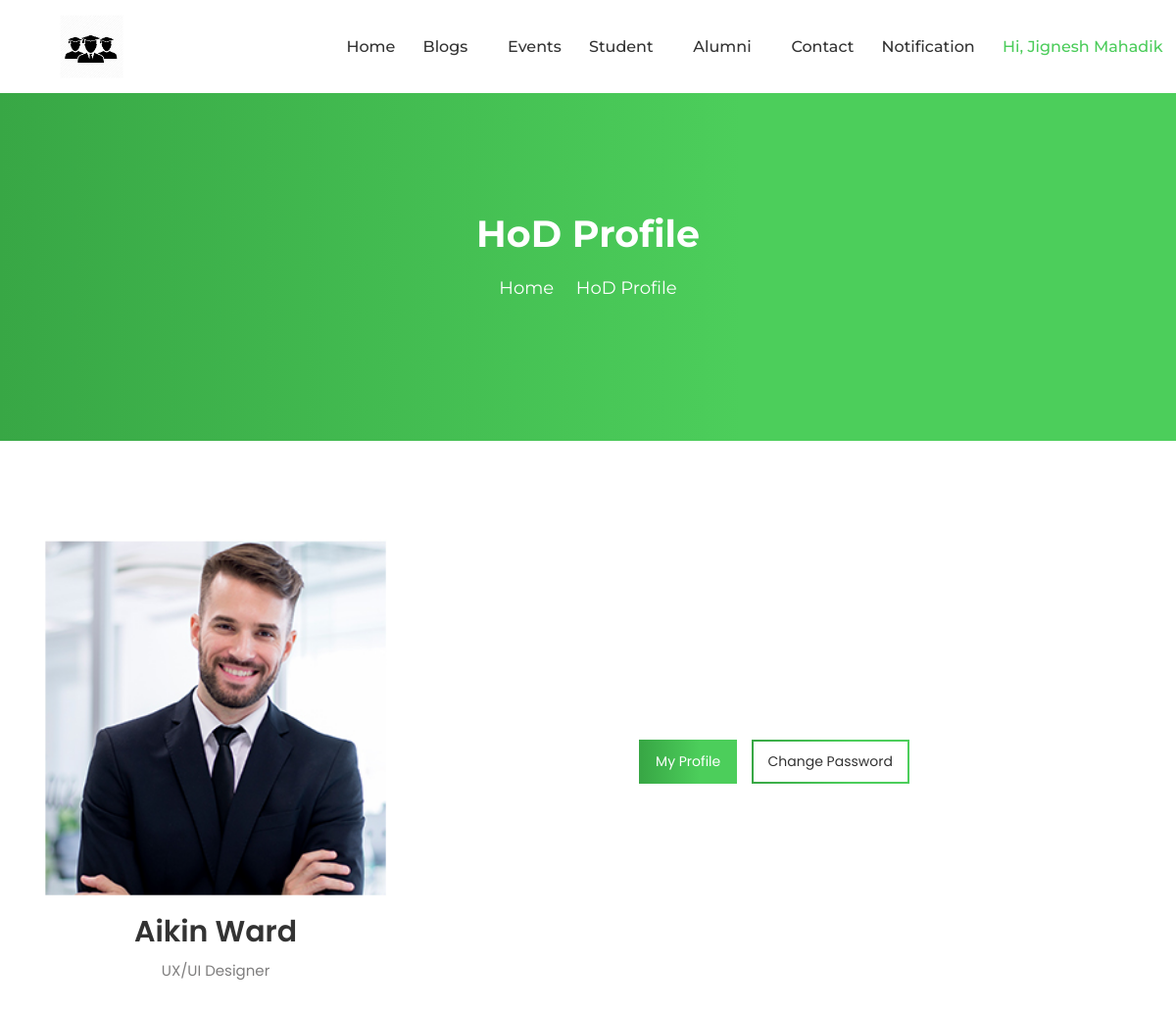
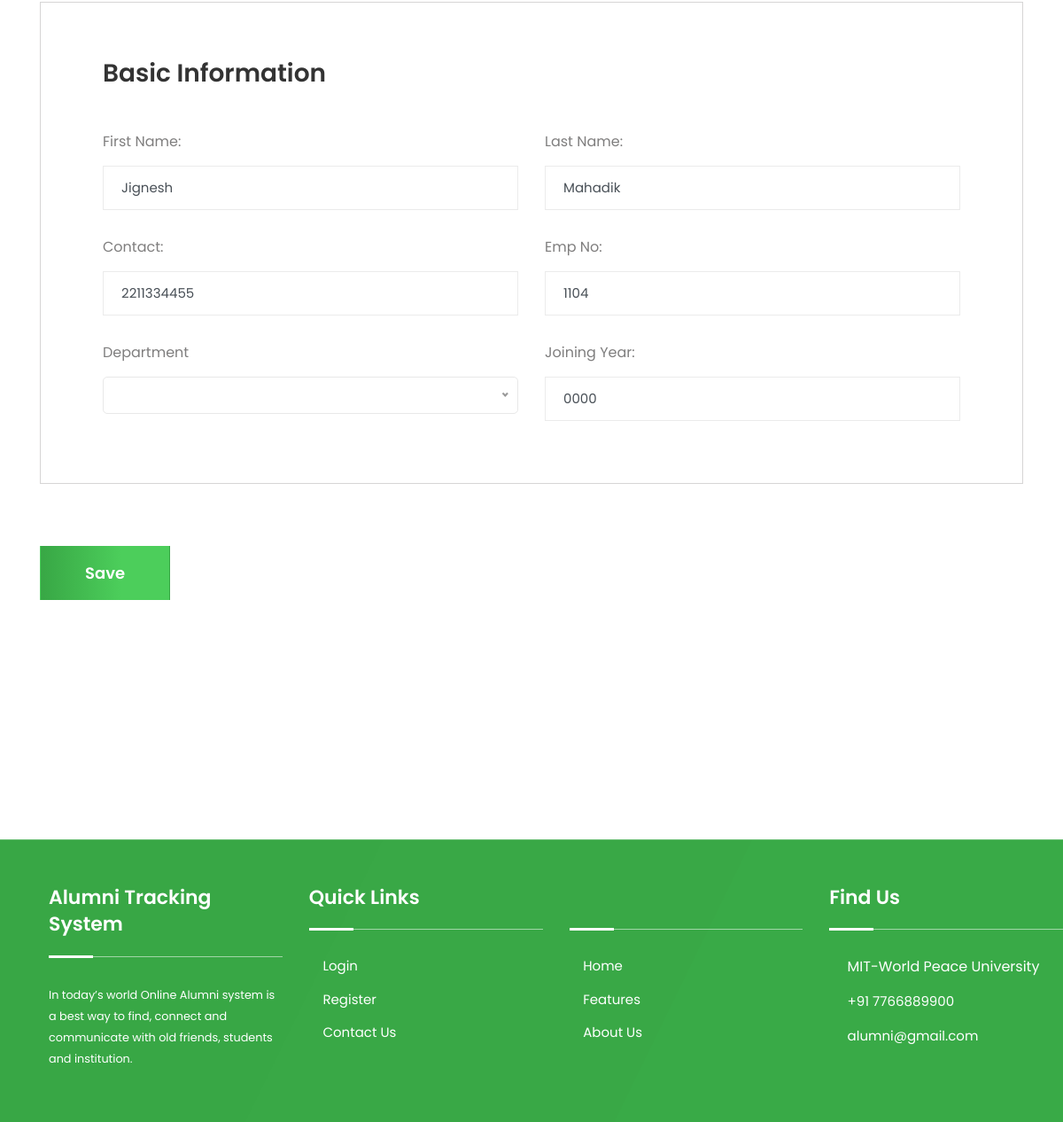
/profileHod.php (signed in), run on the app's committed database (2 pictures, top to bottom).
### tables this page shows
CREATE TABLE `tblregister` (
  `Uid` int(11) NOT NULL,
  `PrnEmpno` int(11) NOT NULL,
  `Fname` varchar(100) NOT NULL,
  `Lname` varchar(100) NOT NULL,
  `Email` varchar(100) NOT NULL,
  `Password` varchar(100) NOT NULL,
  `Gender` varchar(100) NOT NULL,
  `Dob` date NOT NULL,
  `Phone` bigint(20) NOT NULL,
  `Usertype` varchar(100) NOT NULL,
  `JoinYear` year(4) NOT NULL,
  `PassYear` year(4) NOT NULL,
  `Cousreid` int(11) DEFAULT NULL,
  `Deptid` int(11) DEFAULT NULL,
  `Desigid` int(11) DEFAULT NULL,
  `About` text DEFAULT NULL,
  `IsActive` tinyint(7) NOT NULL,
  `ProfilePic` varchar(100) DEFAULT NULL
);

### profileHod.php (the view, shortened to what this page needs)
<?php
    include_once("DbConnection.php");
?>
<!DOCTYPE html>
<html lang="zxx">
    <head>
    <?php include_once('cssLinks.php');?>
    </head>
    <body>
        <?php
            if($_SESSION['Type']=="Student")
            {
                include_once('headerStudent.php');
            }
            else if($_SESSION['Type']=="Alumni")
            {
                include_once('headerAlumni.php');
            }
            else{
                include_once('headerHod.php');
            }
        ?>
        <div class="page-title-area">
            <div class="d-table">
                <div class="d-table-cell">
                    <div class="container">
                        <div class="page-title-text">
                            <h2>HoD Profile</h2>
                            <ul>
                                <li>
                                    <a href="index.html">Home</a>
                                </li>
                                <li>
                                    <i class="icofont-simple-right"></i>
                                </li>
                                <li>HoD Profile</li>
                            </ul>
                        </div>
                    </div>
                </div>
            </div>
        </div>
        <div class="dashboard-area pt-100">
            <div class="container">
                <div class="row align-items-center">
                    <div class="col-lg-4">
                        <div class="dashboard-img">
                            <img src="assets/img/dashboard/1.jpg" alt="Dashboard">
                            <h3>Aikin Ward</h3>
                            <p>UX/UI Designer</p>
                        </div>
                    </div>
                    <div class="col-lg-8">
                        <div class="dashboard-nav">
                            <ul class="nav nav-pills mb-3" id="pills-tab" role="tablist">
                                <li class="nav-item">
                                    <a class="nav-link active" id="pills-home-tab" data-toggle="pill" href="#pills-home" role="tab" aria-controls="pills-home" aria-selected="true">My Profile</a>
                                </li>
                                <li class="nav-item">
                                    <a class="nav-link" id="pills-profile-tab" data-toggle="pill" href="#pills-profile" role="tab" aria-controls="pills-profile" aria-selected="false">Change Password</a>
                                </li>
                            </ul>
                        </div>
                    </div>
                </div>
                <div class="tab-content" id="pills-tabContent">
                    <div class="tab-pane fade show active" id="pills-home" role="tabpanel" aria-labelledby="pills-home-tab">
                    <?php
                        $uid=$_SESSION['UserID'];
                        $select="SELECT * from tblregister WHERE Uid=$uid";
                        $exe=mysqli_query($con,$select);
                        $fetch=mysqli_fetch_array($exe);
                        $fname=$fetch['Fname'];
                        $lname=$fetch['Lname'];
                        $phone=$fetch['Phone'];
                        $prnrmpno=$fetch['PrnEmpno'];
                        $jyear=$fetch['JoinYear'];
                    ?>
                        <form method="POST" name="myform" enctype="multipart/form-data">
                            <div class="create-information">
                                    <h3>Basic Information</h3>
                                    <div class="row">
                                        <div class="col-lg-6">
                                            <div class="form-group">
                                                <label>First Name:</label>
                                                <input type="text" name="txtfname" value="<?php echo $fname; ?>" class="form-control" placeholder="Aikin">
                                            </div>
                                        </div>
                                        <div class="col-lg-6">
                                            <div class="form-group">
                                                <label>Last Name:</label>
                                                <input type="text" name="txtlname" value="<?php echo $lname; ?>" class="form-control" placeholder="Ward">
                                            </div>
                                        </div>
                                        <div class="col-lg-6">
                                            <div class="form-group">
                                                <label>Contact:</label>
                                                <input type="text" name="txtphone" value="<?php echo $phone; ?>" class="form-control" placeholder="7800045231">
                                            </div>
                                        </div>
                                        <div class="col-lg-6">
                                            <div class="form-group">
                                                <label>Emp No:</label>
                                                <input type="text" name="txtempno" value="<?php echo $prnrmpno; ?>" class="form-control" placeholder="104289">
                                            </div>
                                        </div>
                                        <div class="col-lg-6">
                                            <div class="form-group">
                                                <label>Department</label>
                                                <div class="job-category-area">
                                                </div>
                                            </div>
                                        </div>
                                        <div class="col-lg-6">
                                            <div class="form-group">
                                                <label>Joining Year:</label>
                                                <input type="text" name="txtjyear" value="<?php echo $jyear; ?>" class="form-control" placeholder="2018">
                                            </div>
                                        </div>
                                    </div>
                            </div>
                            <div class="text-left">
                                <button type="submit" name="btnsubmit" class="btn create-ac-btn" onclick="return validate();">Save</button>
                            </div>
                        </form>
                    </div>
                </div>
            </div>
        </div>
      <?php include_once('footer.php');?>
    </body>
</html>

### assets/css/meanmenu.css (style rules this page uses)
body { font-family: "Oswald", sans-serif; padding: 0; margin: 0; font-size: 15px; background-color: #f1f1f1; }

### data on the page
tblregister: txtfname "Jignesh", txtlname "Mahadik", txtphone "2211334455", txtempno "1104", txtjyear "0000"

### other printed values
$_SESSION['Firstname'] "Jignesh"
$_SESSION['Lastname'] "Mahadik"
